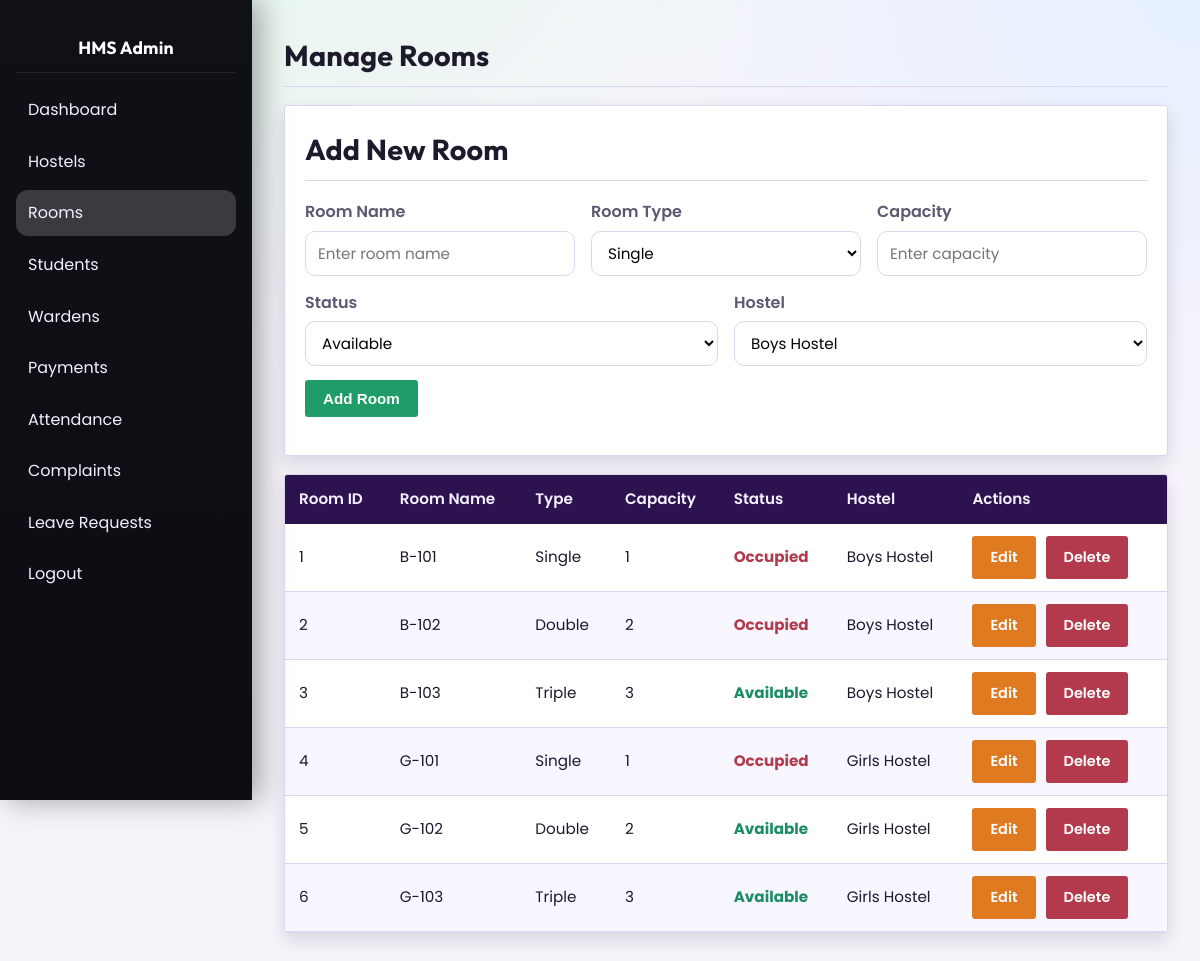
Page /admin/manage_rooms.php (signed in) on the committed database.
### tables this page shows
CREATE TABLE room (
  Room_id INT AUTO_INCREMENT PRIMARY KEY,
  Room_name VARCHAR(50) NOT NULL,
  Room_type ENUM('Single','Double','Triple') DEFAULT 'Double',
  capacity INT DEFAULT 2,
  status ENUM('Available','Occupied','Maintenance') DEFAULT 'Available',
  Hostel_id INT,
  FOREIGN KEY (Hostel_id) REFERENCES hostel(Hostel_id) ON DELETE CASCADE
);

CREATE TABLE hostel (
  Hostel_id INT AUTO_INCREMENT PRIMARY KEY,
  Hostel_name VARCHAR(100) NOT NULL,
  location VARCHAR(200),
  Total_rooms INT DEFAULT 0
);

### admin/manage_rooms.php (the view, shortened to what this page needs)
<?php
include('../config.php');
$edit_room = null;
$hostels = mysqli_query($conn, "SELECT Hostel_id, Hostel_name FROM hostel ORDER BY Hostel_name ASC");
$rooms = mysqli_query($conn, "SELECT r.*, h.Hostel_name FROM room r LEFT JOIN hostel h ON r.Hostel_id = h.Hostel_id ORDER BY r.Room_id ASC");
?>
<!DOCTYPE html>
<html lang="en">
<head><meta charset="UTF-8"><title>Manage Rooms - HMS</title>
<link rel="stylesheet" href="../style.css">
</head>
<body>
    <div class="admin-layout">
        <div class="sidebar">
            <h2 style="color:white;text-align:center;padding:10px;">HMS Admin</h2>
            <a href="dashboard.php"> Dashboard</a>
            <a href="manage_hostels.php"> Hostels</a>
            <a href="manage_rooms.php" class="active"> Rooms</a>
            <a href="manage_students.php"> Students</a>
            <a href="manage_wardens.php">Wardens</a>
            <a href="manage_payments.php"> Payments</a>
            <a href="manage_attendance.php"> Attendance</a>
            <a href="manage_complaints.php"> Complaints</a>
            <a href="manage_leaves.php"> Leave Requests</a>
            <a href="../logout.php"> Logout</a>
        </div>
        <div class="main-content">
            <h1>Manage Rooms</h1>
            <div class="form-container">
                <?php if ($edit_room): ?>
                    <h2>Edit Room</h2>
                    <form method="POST" action="manage_rooms.php">
                        <input type="hidden" name="action" value="edit">
                        <input type="hidden" name="Room_id" value="<?php echo $edit_room['Room_id']; ?>">
                        <div class="form-row">
                            <div class="form-group"><label>Room Name</label><input type="text" name="Room_name" value="<?php echo htmlspecialchars($edit_room['Room_name']); ?>" required minlength="1" maxlength="50" pattern="[A-Za-z0-9 -]{1,50}"></div>
                            <div class="form-group"><label>Room Type</label><select name="Room_type" required>
                                <option value="Single" <?php echo ($edit_room['Room_type'] == 'Single') ? 'selected' : ''; ?>>Single</option>
                                <option value="Double" <?php echo ($edit_room['Room_type'] == 'Double') ? 'selected' : ''; ?>>Double</option>
                                <option value="Triple" <?php echo ($edit_room['Room_type'] == 'Triple') ? 'selected' : ''; ?>>Triple</option>
                            </select></div>
                            <div class="form-group"><label>Capacity</label><input type="number" name="capacity" value="<?php echo $edit_room['capacity']; ?>" min="1" required></div>
                        </div>
                        <div class="form-row">
                            <div class="form-group"><label>Status</label><select name="status" required>
                                <option value="Available" <?php echo ($edit_room['status'] == 'Available') ? 'selected' : ''; ?>>Available</option>
                                <option value="Occupied" <?php echo ($edit_room['status'] == 'Occupied') ? 'selected' : ''; ?>>Occupied</option>
                                <option value="Maintenance" <?php echo ($edit_room['status'] == 'Maintenance') ? 'selected' : ''; ?>>Maintenance</option>
                            </select></div>
                            <div class="form-group"><label>Hostel</label><select name="Hostel_id" required>
                                <?php mysqli_data_seek($hostels, 0); while ($h = mysqli_fetch_assoc($hostels)): ?>
                                    <option value="<?php echo $h['Hostel_id']; ?>" <?php echo ($edit_room['Hostel_id'] == $h['Hostel_id']) ? 'selected' : ''; ?>><?php echo htmlspecialchars($h['Hostel_name']); ?></option>
                                <?php endwhile; ?>
                            </select></div>
                        </div>
                        <button type="submit" class="btn btn-primary">Update Room</button>
                        <a href="manage_rooms.php" class="btn btn-secondary">Cancel</a>
                    </form>
                <?php else: ?>
                    <h2>Add New Room</h2>
                    <form method="POST" action="manage_rooms.php">
                        <div class="form-row">
                            <div class="form-group"><label>Room Name</label><input type="text" name="Room_name" placeholder="Enter room name" required minlength="1" maxlength="50" pattern="[A-Za-z0-9 -]{1,50}"></div>
                            <div class="form-group"><label>Room Type</label><select name="Room_type" required>
                                <option value="Single">Single</option>
                            </select></div>
                            <div class="form-group"><label>Capacity</label><input type="number" name="capacity" placeholder="Enter capacity" min="1" required></div>
                        </div>
                        <div class="form-row">
                            <div class="form-group"><label>Status</label><select name="status" required>
                                <option value="Available">Available</option>
                            </select></div>
                            <div class="form-group"><label>Hostel</label><select name="Hostel_id" required>
                                <?php mysqli_data_seek($hostels, 0); while ($h = mysqli_fetch_assoc($hostels)): ?>
                                    <option value="<?php echo $h['Hostel_id']; ?>"><?php echo htmlspecialchars($h['Hostel_name']); ?></option>
                                <?php endwhile; ?>
                            </select></div>
                        </div>
                        <button type="submit" class="btn btn-primary">Add Room</button>
                    </form>
                <?php endif; ?>
            </div>
            <table>
                <thead><tr><th>Room ID</th><th>Room Name</th><th>Type</th><th>Capacity</th><th>Status</th><th>Hostel</th><th>Actions</th></tr></thead>
                <tbody>
                    <?php if (mysqli_num_rows($rooms) > 0): ?>
                        <?php while ($row = mysqli_fetch_assoc($rooms)): ?>
                            <tr>
                                <td><?php echo $row['Room_id']; ?></td>
                                <td><?php echo htmlspecialchars($row['Room_name']); ?></td>
                                <td><?php echo htmlspecialchars($row['Room_type']); ?></td>
                                <td><?php echo $row['capacity']; ?></td>
                                <td>
                                    <?php
                                    $status_class = '';
                                    if ($row['status'] == 'Available') $status_class = 'status-available';
                                    elseif ($row['status'] == 'Occupied') $status_class = 'status-occupied';
                                    elseif ($row['status'] == 'Maintenance') $status_class = 'status-maintenance';
                                    ?>
                                    <span class="<?php echo $status_class; ?>"><?php echo htmlspecialchars($row['status']); ?></span>
                                </td>
                                <td><?php echo htmlspecialchars($row['Hostel_name'] ?? 'N/A'); ?></td>
                                <td class="actions">
                                    <a href="manage_rooms.php?edit=<?php echo $row['Room_id']; ?>" class="btn btn-warning">Edit</a>
                                    <a href="manage_rooms.php?delete=<?php echo $row['Room_id']; ?>" class="btn btn-danger" onclick="return confirm('Are you sure?');">Delete</a>
                                </td>
                            </tr>
                        <?php endwhile; ?>
                    <?php else: ?>
                        <tr><td colspan="7" style="text-align:center;color:#999;">No rooms found.</td></tr>
                    <?php endif; ?>
                </tbody>
            </table>
        </div>
    </div>
</body>
</html>

### style.css (style rules this page uses)
*, *::before, *::after { box-sizing: border-box; margin: 0; padding: 0; }
:root { --bg: #f6f3fb; --bg-accent: #efe7fb; --surface: #ffffff; --surface-2: #f8f6ff; --text: #1c1a2b; --muted: #5c5870; --border: #ddd6ef; --primary: #1f9d68; --primary-600: #178458; --primary-700: #126b47; --success: #1c8c64; --warning: #e07a21; --danger: #b33a4c; --info: #2f6fed; --sidebar-bg: #0f1116; --sidebar-bg-2: #0b0d12; --sidebar-text: #f4efff; --sidebar-hover: rgba(255, 255, 255, 0.09); --sidebar-active: rgba(255, 255, 255, 0.18); --sidebar-width: 252px; --radius: 3px; --radius-sm: 3px; --shadow: 0 18px 40px rgba(10, 16, 24, 0.18); --shadow-soft: 0 8px 18px rgba(10, 16, 24, 0.12); }
body { font-family: "Poppins", "Helvetica Neue", sans-serif; color: var(--text); line-height: 1.6; background: radial-gradient(1200px 800px at 15% -10%, #e6f7ee 0%, transparent 60%), radial-gradient(900px 700px at 100% 0%, #e6f0ff 0%, transparent 65%), var(--bg); min-height: 100vh; }
h1, h2, h3, h4 { font-family: "Outfit", "Times New Roman", serif; letter-spacing: 0.2px; }
a { text-decoration: none; color: var(--primary); }
.admin-layout, .layout { display: flex; min-height: 100vh; }
.sidebar { width: var(--sidebar-width); background: linear-gradient(180deg, var(--sidebar-bg), var(--sidebar-bg-2)); min-height: 100vh; padding: 24px 16px; position: fixed; top: 0; left: 0; height: 100vh; overflow-y: auto; color: var(--sidebar-text); box-shadow: 8px 0 28px rgba(4, 6, 10, 0.35); }
.sidebar h2 { color: #f6fffb; text-align: left; padding: 8px 8px 18px; font-size: 1.1em; border-bottom: 1px solid rgba(255, 255, 255, 0.08); margin-bottom: 14px; }
.sidebar a { color: var(--sidebar-text); padding: 10px 12px; display: block; border-radius: 12px; margin-bottom: 6px; transition: background 0.2s ease, transform 0.2s ease; }
.sidebar a.active { background: var(--sidebar-active); }
.main-content, .main { flex: 1; padding: 32px; margin-left: var(--sidebar-width); width: calc(100% - var(--sidebar-width)); }
.main-content h1, .main-content h2, .main h2 { color: var(--text); margin-bottom: 18px; font-size: 1.8em; border-bottom: 1px solid var(--border); padding-bottom: 8px; }
table { width: 100%; border-collapse: separate; border-spacing: 0; margin: 18px 0; background: var(--surface); border: 1px solid var(--border); border-radius: var(--radius-sm); overflow: hidden; box-shadow: var(--shadow-soft); }
table th, table td { padding: 12px 14px; border-bottom: 1px solid var(--border); text-align: left; font-size: 0.95em; }
table thead th { background: #2c1350; color: #f5f0ff; font-weight: 600; border-bottom: 0; }
table tbody tr:nth-child(even) { background: var(--surface-2); }
form { margin: 18px 0; }
label { display: block; margin-bottom: 6px; font-weight: 600; color: var(--muted); }
input[type="text"], input[type="password"], input[type="email"], input[type="number"], input[type="date"], input[type="tel"], select, textarea { width: 100%; max-width: 520px; padding: 10px 12px; border: 1px solid var(--border); border-radius: 10px; margin-bottom: 14px; font-size: 0.95em; font-family: "Poppins", "Helvetica Neue", sans-serif; background: #fff; transition: border 0.2s ease, box-shadow 0.2s ease; }
.btn { padding: 10px 18px; border: none; border-radius: var(--radius); cursor: pointer; font-size: 0.95em; font-weight: 600; display: inline-flex; align-items: center; gap: 6px; text-align: center; transition: transform 0.2s ease, box-shadow 0.2s ease, background 0.2s ease; }
.btn-primary { background: var(--primary); color: #fff; }
.btn-danger { background: var(--danger); color: #fff; }
.btn-warning { background: var(--warning); color: #fff; }
.form-card, .form-container, .profile-card, .edit-form, .table-card { background: var(--surface); border: 1px solid var(--border); border-radius: var(--radius); padding: 20px; box-shadow: var(--shadow-soft); }
.form-card h3, .form-container h2 { color: var(--text); margin-bottom: 12px; }
.form-row { display: flex; flex-wrap: wrap; gap: 16px; }
.form-group { display: flex; flex-direction: column; flex: 1; min-width: 200px; }
.actions a { margin-right: 6px; }
.status-available { color: var(--success); font-weight: 700; }
.status-occupied { color: var(--danger); font-weight: 700; }

### rows in the picture
room: Room_id "1", Room_name "B-101", Room_type "Single", capacity "1", status "Occupied", Hostel.Hostel_name "Boys Hostel"
room: Room_id "2", Room_name "B-102", Room_type "Double", capacity "2", status "Occupied", Hostel.Hostel_name "Boys Hostel"
room: Room_id "3", Room_name "B-103", Room_type "Triple", capacity "3", status "Available", Hostel.Hostel_name "Boys Hostel"
room: Room_id "4", Room_name "G-101", Room_type "Single", capacity "1", status "Occupied", Hostel.Hostel_name "Girls Hostel"
room: Room_id "5", Room_name "G-102", Room_type "Double", capacity "2", status "Available", Hostel.Hostel_name "Girls Hostel"
room: Room_id "6", Room_name "G-103", Room_type "Triple", capacity "3", status "Available", Hostel.Hostel_name "Girls Hostel"

### other values in the picture
form field Hostel_id "Boys Hostel"
